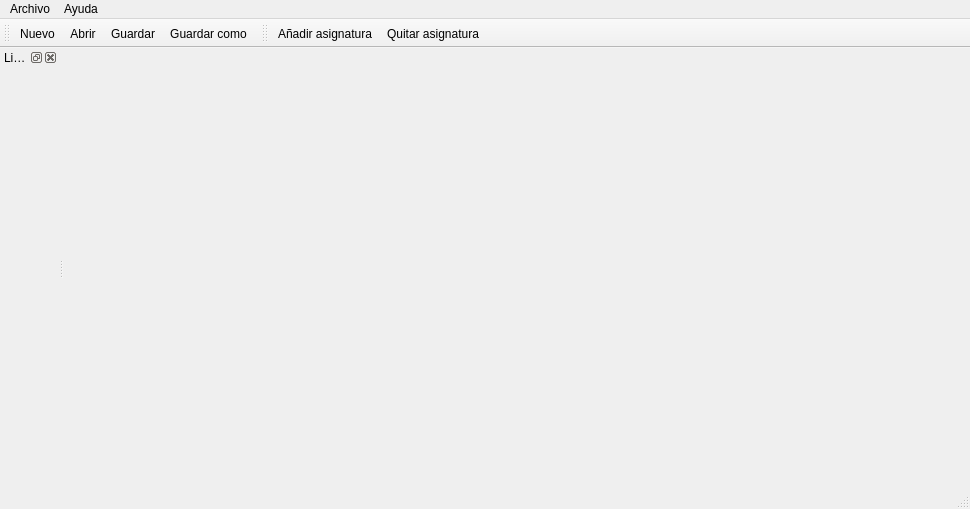
<?xml version="1.0" encoding="UTF-8"?>
<ui version="4.0">
 <class>MainWindow</class>
 <widget class="QMainWindow" name="MainWindow">
  <property name="geometry">
   <rect>
    <x>0</x>
    <y>0</y>
    <width>970</width>
    <height>509</height>
   </rect>
  </property>
  <property name="windowTitle">
   <string>Vista Qt</string>
  </property>
  <property name="windowIcon">
   <iconset resource="icons.qrc">
    <normaloff>:/icons/logo.png</normaloff>:/icons/logo.png</iconset>
  </property>
  <widget class="VistaQtAsignatura" name="vistaQtAsignatura"/>
  <widget class="QDockWidget" name="dockWidgetAsignaturas">
   <property name="sizePolicy">
    <sizepolicy hsizetype="Preferred" vsizetype="Preferred">
     <horstretch>0</horstretch>
     <verstretch>0</verstretch>
    </sizepolicy>
   </property>
   <property name="windowTitle">
    <string>Lista de asignaturas</string>
   </property>
   <attribute name="dockWidgetArea">
    <number>1</number>
   </attribute>
   <widget class="VistaQtAsignaturas" name="vistaQtAsignaturas"/>
  </widget>
  <widget class="QMenuBar" name="menuBar">
   <property name="geometry">
    <rect>
     <x>0</x>
     <y>0</y>
     <width>970</width>
     <height>25</height>
    </rect>
   </property>
   <widget class="QMenu" name="menuArchivo">
    <property name="title">
     <string>Archivo</string>
    </property>
    <addaction name="actionNuevo"/>
    <addaction name="actionAbrir"/>
    <addaction name="actionGuardar"/>
    <addaction name="actionGuardarComo"/>
    <addaction name="separator"/>
    <addaction name="actionSalir"/>
   </widget>
   <widget class="QMenu" name="menuAyuda">
    <property name="title">
     <string>Ayuda</string>
    </property>
    <addaction name="actionAcercaDe"/>
   </widget>
   <addaction name="menuArchivo"/>
   <addaction name="menuAyuda"/>
  </widget>
  <widget class="QToolBar" name="toolBarArchivo">
   <property name="windowTitle">
    <string>File</string>
   </property>
   <attribute name="toolBarArea">
    <enum>TopToolBarArea</enum>
   </attribute>
   <attribute name="toolBarBreak">
    <bool>false</bool>
   </attribute>
   <addaction name="actionNuevo"/>
   <addaction name="actionAbrir"/>
   <addaction name="actionGuardar"/>
   <addaction name="actionGuardarComo"/>
  </widget>
  <widget class="QToolBar" name="toolBarAsignaturas">
   <property name="windowTitle">
    <string>Asignaturas</string>
   </property>
   <property name="toolButtonStyle">
    <enum>Qt::ToolButtonTextBesideIcon</enum>
   </property>
   <attribute name="toolBarArea">
    <enum>TopToolBarArea</enum>
   </attribute>
   <attribute name="toolBarBreak">
    <bool>false</bool>
   </attribute>
   <addaction name="actionAnadir"/>
   <addaction name="actionQuitar"/>
  </widget>
  <widget class="QStatusBar" name="statusBar"/>
  <action name="actionNuevo">
   <property name="icon">
    <iconset resource="icons.qrc">
     <normaloff>:/icons/new.png</normaloff>:/icons/new.png</iconset>
   </property>
   <property name="text">
    <string>Nuevo</string>
   </property>
   <property name="shortcut">
    <string>Ctrl+N</string>
   </property>
  </action>
  <action name="actionAbrir">
   <property name="icon">
    <iconset resource="icons.qrc">
     <normaloff>:/icons/open.png</normaloff>:/icons/open.png</iconset>
   </property>
   <property name="text">
    <string>Abrir</string>
   </property>
   <property name="shortcut">
    <string>Ctrl+O</string>
   </property>
  </action>
  <action name="actionGuardar">
   <property name="icon">
    <iconset resource="icons.qrc">
     <normaloff>:/icons/save.png</normaloff>:/icons/save.png</iconset>
   </property>
   <property name="text">
    <string>Guardar</string>
   </property>
   <property name="shortcut">
    <string>Ctrl+S</string>
   </property>
  </action>
  <action name="actionGuardarComo">
   <property name="icon">
    <iconset resource="icons.qrc">
     <normaloff>:/icons/saveas.png</normaloff>:/icons/saveas.png</iconset>
   </property>
   <property name="text">
    <string>Guardar como</string>
   </property>
   <property name="toolTip">
    <string>Guardar como</string>
   </property>
  </action>
  <action name="actionSalir">
   <property name="icon">
    <iconset resource="icons.qrc">
     <normaloff>:/icons/exit.png</normaloff>:/icons/exit.png</iconset>
   </property>
   <property name="text">
    <string>Salir</string>
   </property>
   <property name="shortcut">
    <string>Ctrl+Q, Esc</string>
   </property>
  </action>
  <action name="actionAcercaDe">
   <property name="icon">
    <iconset resource="icons.qrc">
     <normaloff>:/icons/about.png</normaloff>:/icons/about.png</iconset>
   </property>
   <property name="text">
    <string>Acerca de</string>
   </property>
  </action>
  <action name="actionAnadir">
   <property name="icon">
    <iconset resource="icons.qrc">
     <normaloff>:/icons/add.png</normaloff>:/icons/add.png</iconset>
   </property>
   <property name="text">
    <string>Añadir asignatura</string>
   </property>
  </action>
  <action name="actionQuitar">
   <property name="icon">
    <iconset resource="icons.qrc">
     <normaloff>:/icons/remove.png</normaloff>:/icons/remove.png</iconset>
   </property>
   <property name="text">
    <string>Quitar asignatura</string>
   </property>
  </action>
 </widget>
 <layoutdefault spacing="6" margin="11"/>
 <customwidgets>
  <customwidget>
   <class>VistaQtAsignaturas</class>
   <extends>QWidget</extends>
   <header>VistaQtAsignaturas.h</header>
  </customwidget>
  <customwidget>
   <class>VistaQtAsignatura</class>
   <extends>QWidget</extends>
   <header>VistaQtAsignatura.h</header>
  </customwidget>
 </customwidgets>
 <resources>
  <include location="icons.qrc"/>
 </resources>
 <connections/>
</ui>
